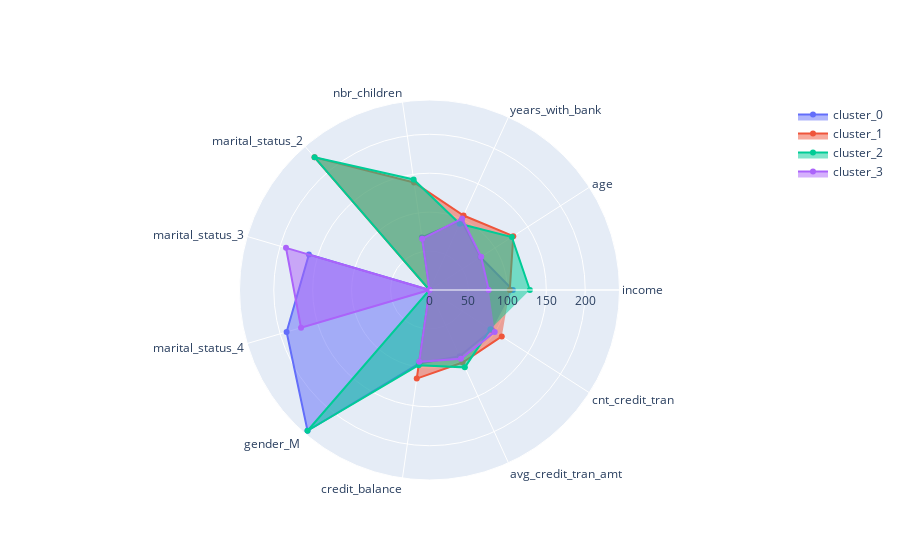

Source (notebook cell):
### Markdown cell above
***Analyzing only credit balances and their transactions***

### Code cell
df_cust_seg3 = df_cust_seg[['income', 'age', 'years_with_bank', 'nbr_children','marital_status_2', 'marital_status_3',
                            'marital_status_4', 'gender_M ', 'credit_balance','avg_credit_tran_amt','cnt_credit_tran']]
                           
plot_radar_chart(Nik(df_cust_seg3, 'MinMax', 'KMeans', 4, epsilon=0.2, min_samples=10))

### Figure 1 — Plotly figure (JSON) as saved in the notebook; plotly's stock layout.template omitted (floating-point values rounded to 4 significant figures)
{"data": [{"fill": "toself", "name": "cluster_0", "r": [107.0, 77.97, 98.58, 68.23, 0, 161.4, 191.3, 239.2, 95.54, 93.54, 95.12], "theta": ["income", "age", "years_with_bank", "nbr_children", "marital_status_2", "marital_status_3", "marital_status_4", "gender_M ", "credit_balance", "avg_credit_tran_amt", "cnt_credit_tran"], "type": "scatterpolar"}, {"fill": "toself", "name": "cluster_1", "r": [103.1, 127.9, 105.2, 139.5, 225.4, 0, 0, 0, 114.9, 102.3, 110.3], "theta": ["income", "age", "years_with_bank", "nbr_children", "marital_status_2", "marital_status_3", "marital_status_4", "gender_M ", "credit_balance", "avg_credit_tran_amt", "cnt_credit_tran"], "type": "scatterpolar"}, {"fill": "toself", "name": "cluster_2", "r": [128.9, 125.7, 93.51, 143.4, 225.4, 0, 0, 239.2, 97.53, 109.2, 93.02], "theta": ["income", "age", "years_with_bank", "nbr_children", "marital_status_2", "marital_status_3", "marital_status_4", "gender_M ", "credit_balance", "avg_credit_tran_amt", "cnt_credit_tran"], "type": "scatterpolar"}, {"fill": "toself", "name": "cluster_3", "r": [76.05, 78.86, 100.8, 66.44, 0, 192.1, 171.9, 0, 93.23, 97.21, 99.6], "theta": ["income", "age", "years_with_bank", "nbr_children", "marital_status_2", "marital_status_3", "marital_status_4", "gender_M ", "credit_balance", "avg_credit_tran_amt", "cnt_credit_tran"], "type": "scatterpolar"}], "layout": {"autosize": true, "polar": {"angularaxis": {"type": "category"}, "radialaxis": {"autorange": true, "range": [0, 249.6], "type": "linear", "visible": true}}, "showlegend": true}}
